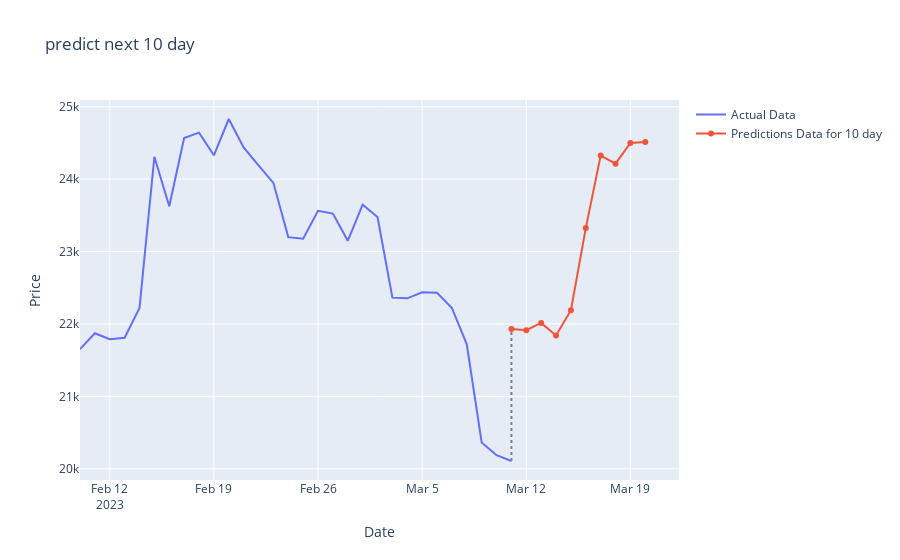

This figure's notebook cell:
### Code cell
actual_x = y_future_data.index
actual_y = y_future_data['Adj Close']
pred_x = prediction_df.index
pred_y = prediction_df['Adj Close']

fig = go.Figure()
fig.add_trace(go.Scatter(x=actual_x, y=actual_y, name='Actual Data'))
fig.add_trace(go.Scatter(x=pred_x, y=pred_y,
              name='Predictions Data for 10 day'))

fig.add_shape(type='line',
              x0=actual_x[-1], y0=actual_y[-1],
              x1=pred_x[0], y1=pred_y[0],
              line=dict(color='grey', width=2, dash='dot'))

fig.update_layout(
    xaxis_title='Date',
    yaxis_title='Price',
    title='predict next 10 day '
)

fig.show()

### Figure 1 — Plotly figure (JSON) as saved in the notebook; plotly's stock layout.template omitted (floating-point values rounded to 4 significant figures)
{"data": [{"name": "Actual Data", "type": "scatter", "x": ["2023-02-10T00:00:00", "2023-02-11T00:00:00", "2023-02-12T00:00:00", "2023-02-13T00:00:00", "2023-02-14T00:00:00", "2023-02-15T00:00:00", "2023-02-16T00:00:00", "2023-02-17T00:00:00", "2023-02-18T00:00:00", "2023-02-19T00:00:00", "2023-02-20T00:00:00", "2023-02-21T00:00:00", "2023-02-22T00:00:00", "2023-02-23T00:00:00", "2023-02-24T00:00:00", "2023-02-25T00:00:00", "2023-02-26T00:00:00", "2023-02-27T00:00:00", "2023-02-28T00:00:00", "2023-03-01T00:00:00", "2023-03-02T00:00:00", "2023-03-03T00:00:00", "2023-03-04T00:00:00", "2023-03-05T00:00:00", "2023-03-06T00:00:00", "2023-03-07T00:00:00", "2023-03-08T00:00:00", "2023-03-09T00:00:00", "2023-03-10T00:00:00", "2023-03-11T00:00:00"], "y": [21650.0, 21870.0, 21790.0, 21810.0, 22220.0, 24310.0, 23620.0, 24570.0, 24640.0, 24330.0, 24830.0, 24440.0, 24190.0, 23950.0, 23200.0, 23180.0, 23560.0, 23520.0, 23150.0, 23650.0, 23480.0, 22360.0, 22350.0, 22440.0, 22430.0, 22220.0, 21720.0, 20360.0, 20190.0, 20110.0]}, {"name": "Predictions Data for 10 day", "type": "scatter", "x": ["2023-03-11T00:00:00", "2023-03-12T00:00:00", "2023-03-13T00:00:00", "2023-03-14T00:00:00", "2023-03-15T00:00:00", "2023-03-16T00:00:00", "2023-03-17T00:00:00", "2023-03-18T00:00:00", "2023-03-19T00:00:00", "2023-03-20T00:00:00"], "y": [21930.0, 21910.0, 22010.0, 21840.0, 22190.0, 23320.0, 24320.0, 24210.0, 24500.0, 24510.0]}], "layout": {"shapes": [{"line": {"color": "grey", "dash": "dot", "width": 2}, "type": "line", "x0": "2023-03-11T00:00:00", "x1": "2023-03-11T00:00:00", "y0": 20110.0, "y1": 21930.0}], "title": {"text": "predict next 10 day "}, "xaxis": {"title": {"text": "Date"}}, "yaxis": {"title": {"text": "Price"}}}}
